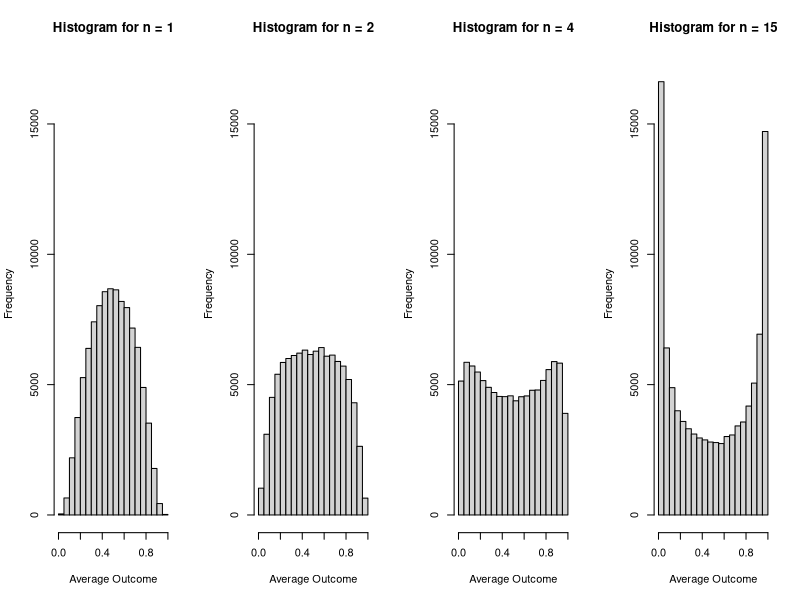

Reproduce this figure in R.

logistic_regression <- function(X){
  # get the matrix sizes
  n_pred = ncol(X)
  n_obs = nrow(X)
  
  # simulate beta values
  beta = rnorm(n_pred)
  
  # compute the p parameter of the bernoulli distribution
  p = plogis(X%*%beta) # 1 / (1 + exp(-X%*%beta))
  
  # then the y values
  y = rbinom(n_obs, size = 1, prob = p)
  
  # then take the mean
  ybar = mean(y)
  
  # and return it
  return(ybar)
}


set.seed(1928)
# declare parameters
M = 100000
p = 0.9
m = 100
n_pred = c(1, 2, 4, 15)
K = length(n_pred)
# rename the logistic_regression to match the terminology provided 
f <- logistic_regression
remove(logistic_regression)

# create the set of matrices described earlier: (1)
X <- sapply(n_pred, function(n){
  matrix(data = rbinom(n*m, size = 1, prob = p),
         nrow = m, ncol = n)
})

# then, create Y: k in [1, K], m in [1, M] : (2)
Y = matrix(rep(1:K, each = M), nrow = M, ncol = K, byrow = F)
# finally, populate this matrix: (3)
Ybar = apply(Y,  MARGIN = c(1,2), function(k){ f(X[[k]]) })
head(Ybar)

par(mfrow=c(1, K))

for (k in 1:K) {
  hist(Ybar[, k],  breaks=20, ylim=c(0,17000), 
       main=paste("Histogram for n =", n_pred[k]), xlab="Average Outcome", ylab="Frequency")
}


## no - if we want to infer on new data, i.e. use posterior as prior, 
## cromwell's rule is sad now. 
## it also tells me our fits are tending towards homogeneity. 
## the average is getting closer and closer to zero or one respectively. 
## this means the sums X^T B are getting closer and closer to +/- infinity
## it seems to me like this is an example of over-fitting
## this could be fixed by doing Cross-Validation (LOO-CV is used in machine learning
## and I imagine there are similar techniques for Bayesian LOO model fititng)
## doing this for each model in the step
## or spike-and-slab as we did previously, for selecting which predictors are
## actually relevant.
c(plogis(-Inf), plogis(Inf))
## Bayesian version of lasso maybe?
